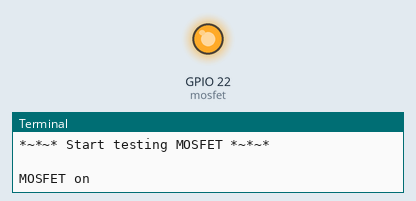
A program run on a simulated Raspberry Pi (BCM pin numbers). Parts: output pins drawn as LEDs (lit = HIGH), the last lines printed to the terminal. At 2.0 s the program stops and its outputs stay as they are.

Above: at 0.1 s.
At 2.1 s:
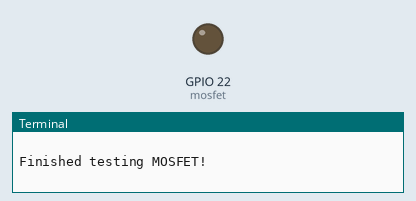
Timing chart, 0 to 3.5 s (numbered marks = the images above):
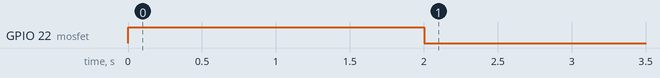

The program:

mosfet.py
```python
import time
from time import sleep
import os
import RPi.GPIO as GPIO

GPIO.setmode (GPIO.BCM) #BCM uses the GPIO numbers while BOARD uses the actual pin number
GPIO.setwarnings (False)

mosfet = 22

GPIO.setup(mosfet,GPIO.OUT)

print "*~*~* Start testing MOSFET *~*~*"
print ""

print "MOSFET on"
GPIO.output(mosfet,GPIO.HIGH)
time.sleep(2)
print "MOSFET off"
GPIO.output(mosfet,GPIO.LOW)

print ""
print "Finished testing MOSFET!"
print ""

GPIO.cleanup()
```

Measured:
- by itself, GPIO 22 (mosfet): LOW → HIGH at 0.00 s, → LOW 2.0 s later
